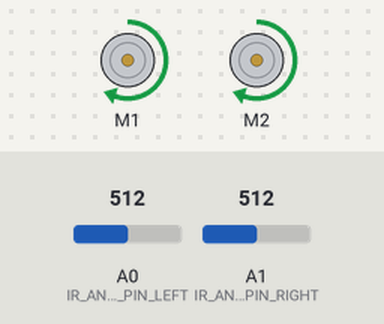
Simulated run of this sketch. Board: Arduino Uno, built with avr-gcc and run on an emulated ATmega328P. Shown: 2 × DC motor (green arrow = forward, orange = backward, longer = faster). Inputs (shaded band) come from the test bench; at power-on: A0 (IR_ANALOG_PIN_LEFT) = 512, A1 (IR_ANALOG_PIN_RIGHT) = 512.

Above: at 1.2 s.
1.3 s: A0 (IR_ANALOG_PIN_LEFT) set to 108
2.8 s: A0 (IR_ANALOG_PIN_LEFT) set to 95
At 3.2 s:
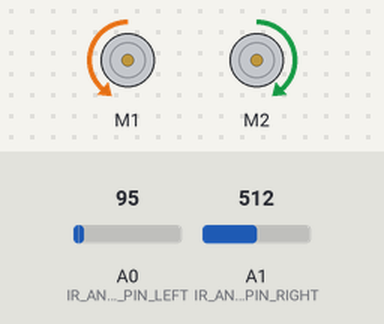
4.3 s: A1 (IR_ANALOG_PIN_RIGHT) set to 111
5.8 s: A1 (IR_ANALOG_PIN_RIGHT) set to 93
At 6.5 s:
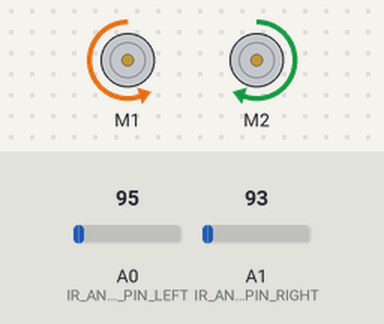
7.3 s: A0 (IR_ANALOG_PIN_LEFT) set to 122
At 8.4 s:
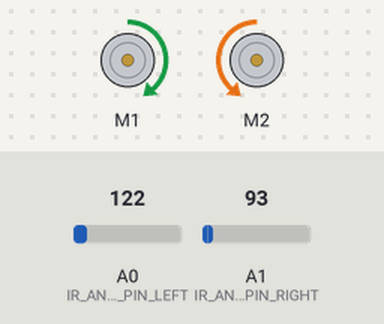
8.8 s: A0 (IR_ANALOG_PIN_LEFT) set to 90
At 10.0 s:
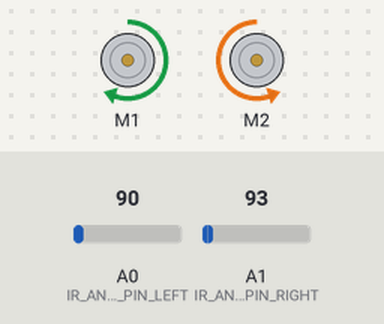
Timing chart, 0 to 11.3 s (numbered marks = the images above; inputs shaded):
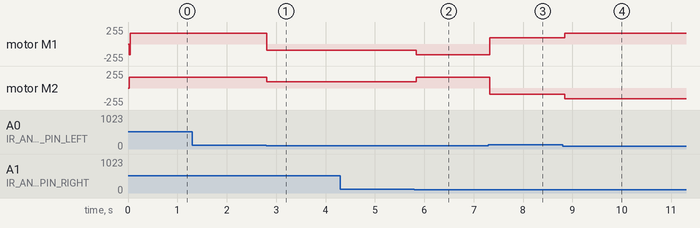

The sketch:

ir_align.ino
```cpp
#include <DualMC33926MotorShield.h>

#define POWER_PIN_RIGHT_WHEEL 8
#define POWER_PIN_LEFT_WHEEL 9

#define IR_ANALOG_PIN_LEFT  0
#define IR_ANALOG_PIN_RIGHT 1

#define IR_THRESHOLD 100

#define DEFAULT_MOTOR_SPEED 250
#define FOUND_ONE_MOTOR_SPEED 150

#define IR_MES_LIMIT 100

#define PS_16  (1 << ADPS2)
#define PS_128 (1 << ADPS2) | (1 << ADPS1) | (1 << ADPS0)

#define ROTATE_LEFT 1
#define ROTATE_RIGHT -1

const float wheelPowerGain = 0.2;
int left_motor_speed = DEFAULT_MOTOR_SPEED;
int right_motor_speed = DEFAULT_MOTOR_SPEED;

int rotate_direction = ROTATE_LEFT;

DualMC33926MotorShield motorShield;

enum State {ROTATE, MOVE_FORWARD, NONE_SEE};

State currState = ROTATE;
State nextState = ROTATE;

int leftMotorSpeed = DEFAULT_MOTOR_SPEED;
int rightMotorSpeed = -DEFAULT_MOTOR_SPEED;


// M1: right
// M2 : left

void setup() {
  Serial.begin(9600);
  pinMode(POWER_PIN_RIGHT_WHEEL,OUTPUT);
  digitalWrite(POWER_PIN_RIGHT_WHEEL, HIGH);

  pinMode(POWER_PIN_LEFT_WHEEL,OUTPUT);
  digitalWrite(POWER_PIN_LEFT_WHEEL, HIGH);
  motorShield.init();

  ADCSRA &= ~PS_128;
  ADCSRA |= PS_16;
}

void loop() {
  // put your main code here, to run repeatedly:
  followIREmitter();
}


void followIREmitter(){
    long right_ir_value = 0;
    long left_ir_value = 0;

    for(int i = 0; i < IR_MES_LIMIT; i++){
        right_ir_value += analogRead(IR_ANALOG_PIN_RIGHT);
        left_ir_value += analogRead(IR_ANALOG_PIN_LEFT);
    }

    right_ir_value /= IR_MES_LIMIT;
    left_ir_value /= IR_MES_LIMIT;

    currState = nextState;

    switch(currState){
      case ROTATE:
           if(right_ir_value > IR_THRESHOLD && left_ir_value > IR_THRESHOLD){
                nextState = MOVE_FORWARD;
           }else if(right_ir_value < IR_THRESHOLD && left_ir_value < IR_THRESHOLD){
                nextState = NONE_SEE;
           }else{
                int error = right_ir_value - left_ir_value;
                if(error > 0){
                  rotate_direction = ROTATE_RIGHT;
                  leftMotorSpeed = FOUND_ONE_MOTOR_SPEED;
                  rightMotorSpeed = -FOUND_ONE_MOTOR_SPEED;
                }else{
                  rotate_direction = ROTATE_LEFT;
                  leftMotorSpeed = -FOUND_ONE_MOTOR_SPEED;
                  rightMotorSpeed = FOUND_ONE_MOTOR_SPEED;
                }
                //int motor_speed = error * wheelPowerGain;
                //leftMotorSpeed = motor_speed;
                //rightMotorSpeed = -motor_speed;

           }
           break;
      case MOVE_FORWARD:
                leftMotorSpeed = DEFAULT_MOTOR_SPEED;
                rightMotorSpeed = DEFAULT_MOTOR_SPEED;
                nextState = ROTATE;
                break;
      case NONE_SEE:
                leftMotorSpeed = rotate_direction * -DEFAULT_MOTOR_SPEED;
                rightMotorSpeed = rotate_direction * DEFAULT_MOTOR_SPEED;
                nextState = ROTATE;
           break;
    }

    motorShield.setM1Speed(rightMotorSpeed);
    motorShield.setM2Speed(leftMotorSpeed);
    delay(1);
}
```

Measured:
- the behaviour switches between 101 and 100 on A0 (IR_ANALOG_PIN_LEFT) (found by bisection; images 0 and 1)
- the behaviour switches between 100 and 99 on A1 (IR_ANALOG_PIN_RIGHT) (found by bisection; images 1 and 2)
- after the input at 1.3 s, every drawn part: stays the same
- after the input at 2.8 s, motor M1: forward 159/255 → backward 95/255 at once; motor M2: forward 159/255 → forward 95/255 at once
- after the input at 4.3 s, every drawn part: stays the same
- after the input at 5.8 s, motor M1: backward 95/255 → backward 159/255 at once; motor M2: forward 95/255 → forward 159/255 at once
- after the input at 7.3 s, motor M1: backward 159/255 → forward 95/255 at once; motor M2: forward 159/255 → backward 95/255 at once
- after the input at 8.8 s, motor M1: forward 95/255 → forward 159/255 at once; motor M2: backward 95/255 → backward 159/255 at once
